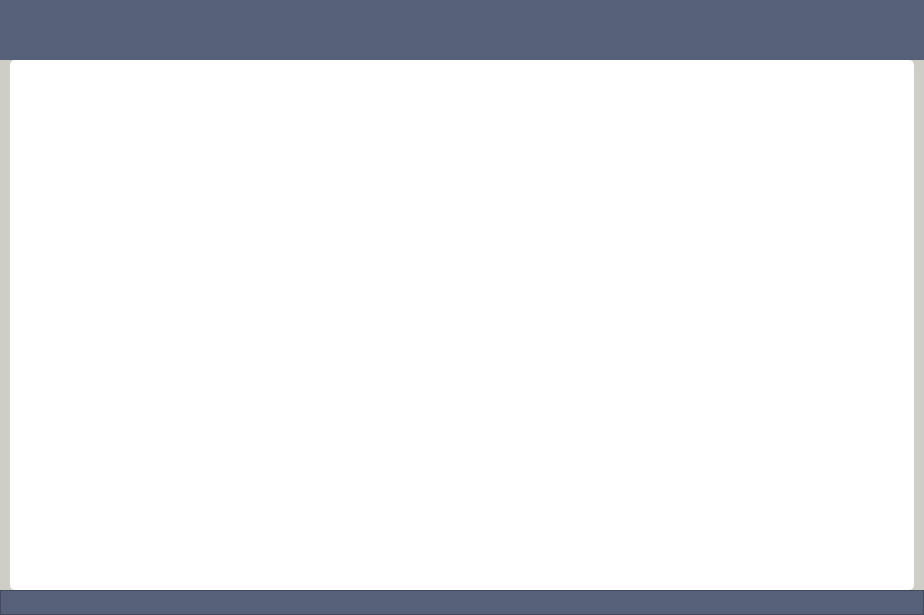
<?xml version="1.0" encoding="UTF-8"?>
<ui version="4.0">
 <class>Dialog</class>
 <widget class="QDialog" name="Dialog">
  <property name="geometry">
   <rect>
    <x>0</x>
    <y>0</y>
    <width>924</width>
    <height>615</height>
   </rect>
  </property>
  <property name="windowTitle">
   <string>DomainClassifier</string>
  </property>
  <property name="styleSheet">
   <string notr="true">background-color: #CFCEC6;</string>
  </property>
  <layout class="QHBoxLayout" name="horizontalLayout_2">
   <property name="spacing">
    <number>0</number>
   </property>
   <property name="leftMargin">
    <number>0</number>
   </property>
   <property name="topMargin">
    <number>0</number>
   </property>
   <property name="rightMargin">
    <number>0</number>
   </property>
   <property name="bottomMargin">
    <number>0</number>
   </property>
   <item>
    <layout class="QVBoxLayout" name="verticalLayout">
     <item>
      <widget class="QFrame" name="frame_top_btns">
       <property name="sizePolicy">
        <sizepolicy hsizetype="Preferred" vsizetype="Maximum">
         <horstretch>0</horstretch>
         <verstretch>0</verstretch>
        </sizepolicy>
       </property>
       <property name="minimumSize">
        <size>
         <width>0</width>
         <height>30</height>
        </size>
       </property>
       <property name="maximumSize">
        <size>
         <width>16777215</width>
         <height>60</height>
        </size>
       </property>
       <property name="styleSheet">
        <string notr="true">background-color: #576079;</string>
       </property>
       <property name="frameShape">
        <enum>QFrame::NoFrame</enum>
       </property>
       <property name="frameShadow">
        <enum>QFrame::Raised</enum>
       </property>
      </widget>
     </item>
     <item>
      <layout class="QHBoxLayout" name="horizontalLayout">
       <item>
        <widget class="QFrame" name="frame_3">
         <property name="sizePolicy">
          <sizepolicy hsizetype="Fixed" vsizetype="Preferred">
           <horstretch>0</horstretch>
           <verstretch>0</verstretch>
          </sizepolicy>
         </property>
         <property name="minimumSize">
          <size>
           <width>10</width>
           <height>0</height>
          </size>
         </property>
         <property name="maximumSize">
          <size>
           <width>10</width>
           <height>16777215</height>
          </size>
         </property>
         <property name="styleSheet">
          <string notr="true">QFrame { 
  background-color: #CFCEC6;
  border: 5px solid #CFCEC6
} 
</string>
         </property>
         <property name="frameShape">
          <enum>QFrame::StyledPanel</enum>
         </property>
         <property name="frameShadow">
          <enum>QFrame::Raised</enum>
         </property>
        </widget>
       </item>
       <item>
        <widget class="QWidget" name="plotAnalysis" native="true">
         <property name="sizePolicy">
          <sizepolicy hsizetype="Preferred" vsizetype="Preferred">
           <horstretch>0</horstretch>
           <verstretch>0</verstretch>
          </sizepolicy>
         </property>
         <property name="minimumSize">
          <size>
           <width>550</width>
           <height>200</height>
          </size>
         </property>
         <property name="maximumSize">
          <size>
           <width>16777215</width>
           <height>16777215</height>
          </size>
         </property>
         <property name="styleSheet">
          <string notr="true">QWidget {
	background-color: #FFFFFF;
	border-radius: 5px;
	padding: 10px;
}
QWidget:hover {
	border: 2px solid #ABC2CB;
}
QWidget:focus {
	border: 2px solid #ABC2CB;
}
</string>
         </property>
         <layout class="QVBoxLayout" name="verticalLayout_42">
          <item>
           <layout class="QVBoxLayout" name="layoutPlot"/>
          </item>
         </layout>
        </widget>
       </item>
       <item>
        <widget class="QFrame" name="frame_2">
         <property name="sizePolicy">
          <sizepolicy hsizetype="Fixed" vsizetype="Preferred">
           <horstretch>0</horstretch>
           <verstretch>0</verstretch>
          </sizepolicy>
         </property>
         <property name="minimumSize">
          <size>
           <width>10</width>
           <height>0</height>
          </size>
         </property>
         <property name="maximumSize">
          <size>
           <width>10</width>
           <height>16777215</height>
          </size>
         </property>
         <property name="styleSheet">
          <string notr="true">QFrame { 
  background-color: #CFCEC6;
  border: 5px solid #CFCEC6
} 
</string>
         </property>
         <property name="frameShape">
          <enum>QFrame::StyledPanel</enum>
         </property>
         <property name="frameShadow">
          <enum>QFrame::Raised</enum>
         </property>
        </widget>
       </item>
      </layout>
     </item>
     <item>
      <widget class="QFrame" name="frame">
       <property name="sizePolicy">
        <sizepolicy hsizetype="Preferred" vsizetype="Fixed">
         <horstretch>0</horstretch>
         <verstretch>0</verstretch>
        </sizepolicy>
       </property>
       <property name="minimumSize">
        <size>
         <width>60</width>
         <height>25</height>
        </size>
       </property>
       <property name="styleSheet">
        <string notr="true">background-color: #576079;</string>
       </property>
       <property name="frameShape">
        <enum>QFrame::StyledPanel</enum>
       </property>
       <property name="frameShadow">
        <enum>QFrame::Raised</enum>
       </property>
       <layout class="QHBoxLayout" name="horizontalLayout_4">
        <property name="topMargin">
         <number>3</number>
        </property>
        <property name="bottomMargin">
         <number>3</number>
        </property>
       </layout>
      </widget>
     </item>
    </layout>
   </item>
  </layout>
 </widget>
 <resources/>
 <connections/>
</ui>
